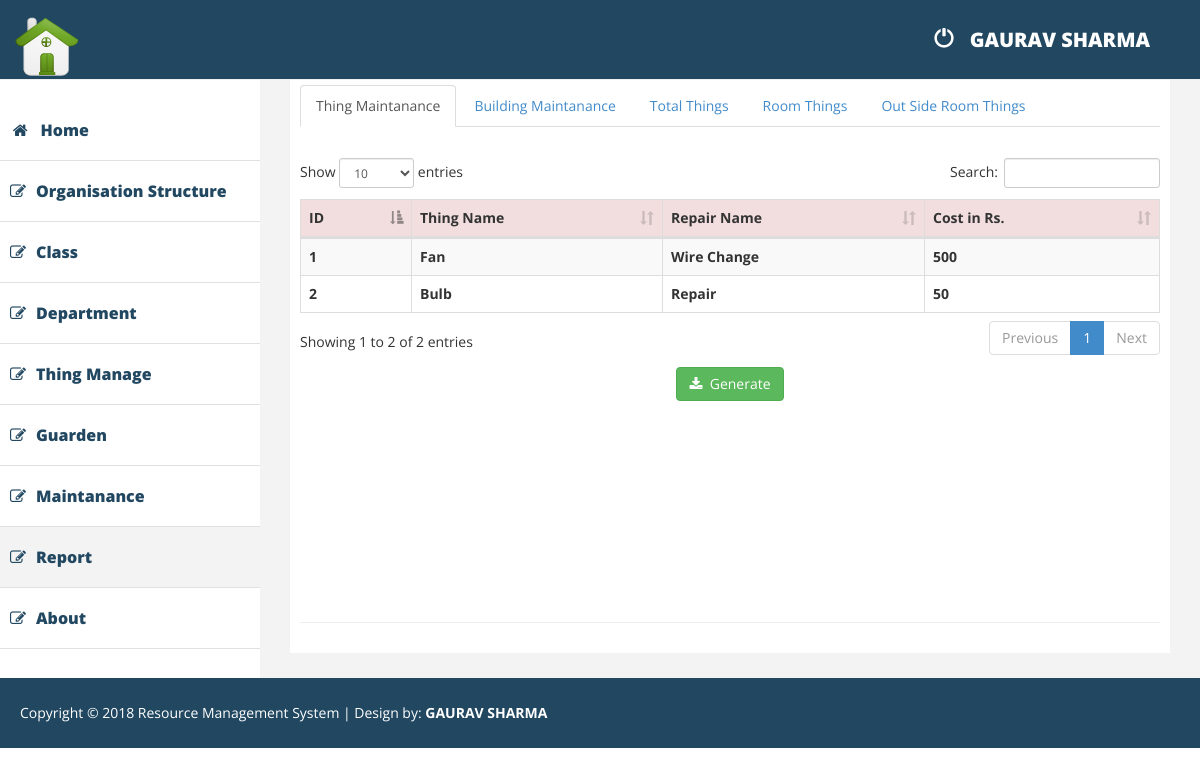
Screenshot of /1_Organisation/ThingMaintananceReport.php (signed in) with the database file from the repository.
### tables this page shows
CREATE TABLE `repair` (
  `name` varchar(45) NOT NULL,
  `cost` int(11) NOT NULL,
  `Things_idthings` tinyint(3) unsigned NOT NULL,
  `idrepair` tinyint(3) unsigned NOT NULL AUTO_INCREMENT,
  PRIMARY KEY (`idrepair`),
  KEY `fk_Repair_Things1_idx` (`Things_idthings`),
  CONSTRAINT `fk_Repair_Things1` FOREIGN KEY (`Things_idthings`) REFERENCES `things` (`idthings`) ON DELETE CASCADE ON UPDATE CASCADE
);

CREATE TABLE `things` (
  `idthings` tinyint(3) unsigned NOT NULL AUTO_INCREMENT,
  `name` varchar(45) NOT NULL,
  `r_status` tinyint(4) NOT NULL DEFAULT '1',
  `date` timestamp NOT NULL DEFAULT CURRENT_TIMESTAMP,
  PRIMARY KEY (`idthings`)
);

### config/ClassConnectDB.php (called while the page is built, shortened)
<?php
class ConnectDatabase
{
	var $DB_CONNECTION;
	public function __construct()
	{
		$this->DB_CONNECTION = new mysqli(DB_HOST, DB_HOST_USERNAME, DB_HOST_PASSWORD, DB_DATABASE);
		$this->DB_CONNECTION->set_charset('utf8');
	}
	public function query($sql)
	{
		return $this->DB_CONNECTION->query($sql);
	}
}
$DB_CONN = new ConnectDatabase();
?>

### 1_Organisation/classes/ThingMaintananceDataClass.php (called while the page is built, shortened)
<?php
require_once root . '1_Organisation/classes/ThingDataClass.php';
class ThingMaintananceData
{
	private function __construct($obj)
	{
		$this->ID	 = $obj->idrepair;
		$this->NAME	 = $obj->name;
		$this->COST = $obj->cost;
		$this->ThingData_object = ThingData::getThingData($obj->Things_idthings);
	}
	public static function getAllThingMaintananceData()
	{
		GLOBAL $DB_CONN;
		$sql = "SELECT * FROM repair";
		$result = $DB_CONN->query($sql);
		$data_array = array();
		while($obj = $result->fetch_object())
		{
			$data_array[] = new ThingMaintananceData($obj);
		}
		return $data_array;
	}
}
?>

### 1_Organisation/classes/ThingDataClass.php (called while the page is built, shortened)
<?php
require_once root . 'config/ClassConnectDB.php';
class ThingData
{
	private function __construct($obj)
	{
		$this->NAME	 = $obj->name;
	}
	public static function getThingData($idthings)
	{
		GLOBAL $DB_CONN;
		$sql = "SELECT * from things where idthings=$idthings";
		$result = $DB_CONN->query($sql);
		if($obj = $result->fetch_object())
		{
			return new ThingData($obj);
		}
		return null;
	}
}
?>

### 1_Organisation/ThingMaintananceReport.php (the view, shortened to what this page needs)
<?php
require_once 'top_nav.php';
require_once root . 'config/ClassConnectDB.php';
require_once root . '1_Organisation/classes/ThingMaintananceDataClass.php';
$ThingMaintananceData_object_array = ThingMaintananceData::getAllThingMaintananceData();
?>
	<div>
		<nav class="navbar-default navbar-side" role="navigation" >
			<div class="sidebar-collapse">
				<ul class="nav" id="main-menu">
					<li>
						<a href="home.php"><i class="fa fa-home fa-fw"></i>Home</a>
					</li>
					<li>
						<a href="Organisation_structure.php"><i class="fa fa-edit "></i>Organisation Structure </a>
					</li>
					<li>
						<a href="Class.php"><i class="fa fa-edit "></i>Class</a>
					</li>
					<li>
                		<a href="Department.php"><i class="fa fa-edit "></i>Department</a>
            		</li>
					<li>
						<a href="Thing.php"><i class="fa fa-edit "></i>Thing Manage </a>
					</li>
					<li>
						<a href="guarden.php"><i class="fa fa-edit "></i>Guarden </a>
					</li>
					<li>
						<a href="Maintanance.php"><i class="fa fa-edit "></i>Maintanance </a>
					</li>
					<li class="active-link">
						<a href="ThingMaintananceReport.php"><i class="fa fa-edit "></i>Report </a>
					</li>
					<li>
						<a href="About.php"><i class="fa fa-edit "></i>About </a>
					</li>
				</ul>
			</div>
		</nav>
	</div>
	<div id="page-wrapper" >
		<div id="page-inner">
			<div class="row">
				<div class="col-md-12">
					<ul class="nav nav-tabs">
						<li class="active"><a href ='ThingMaintananceReport.php'>Thing Maintanance</a>
						</li>
						<li><a href ='BuildingMaintananceReport.php'>Building Maintanance</a>
						</li>
						<li><a href ='TotalThingsReport.php'>Total Things</a>
						</li>
						<li><a href='RoomThingsReport.php'>Room Things</a>
						</li>
						<li><a href='ThingsOutsideRoom.php'>Out Side Room Things</a>
						</li>
					</ul>
					<div class="tab-content" id="tab-content">
						<div class="row">
                			<div class="col-md-12">
                				<?php
                					echo 	"<div class='card'>
                        						<div class='card-header'>
                            						<strong class='card-title'>&nbsp</strong>
                        						</div>
                        						<div class='card-body'>
                          							<table id='bootstrap-data-table' class='table table-striped table-bordered'>
	                          							<thead>
							                              <tr class='danger'>
							                                <th>ID</th>
							                                <th>Thing Name</th>
							                                <th>Repair Name</th>
							                                <th>Cost in Rs.</th>
							                              </tr>
							                            </thead>
							                            <tbody>";
	                          								foreach ($ThingMaintananceData_object_array as $ThingMaintananceData_object)
	                          								{
	                          									echo "<tr>
										                                <th>".$ThingMaintananceData_object->ID."</th>
										                                <th>".$ThingMaintananceData_object->ThingData_object->NAME."</th>
										                                <th>".$ThingMaintananceData_object->NAME."</th>
										                                <th>".$ThingMaintananceData_object->COST."</th>
										                              </tr>";
	                          								}
	                          		echo				"</tbody>
                          							</table>
                          						</div>
                          					</div>";
                				?>
                			</div>
                		</div>
                		<div class='row text-center'>
                			<form method='post' action='PDFReport/ThingMaintananceReportGenerate.php'>
	                			<button class='btn btn-success'><span class='fa fa-download'></span>&nbsp Generate</button>
	                		</form>
                		</div>
					</div>
				</div>
			</div>
			<hr />
		</div>
	</div>
</div>
<?php
	require_once 'footer.php';
?>

### assets/css/custom.css (style rules this page uses)
body { font-family: 'Open Sans', sans-serif; line-height:30px; height:100%; }
#page-wrapper { padding: 15px 15px; min-height: 100%; background:#F3F3F3; }
#page-inner { width:100%; margin:10px 20px 10px 0px; background-color:#fff!important; padding:10px; min-height:100%; }
.sidebar-collapse .nav { padding:0; padding-top:50px; }
.sidebar-collapse > .nav > li > a { padding:15px 10px; color: #214761; font-weight: 900; font-size: 16px; }
.sidebar-collapse > .nav > li { border-bottom:1px solid #e1e1e1; }
.navbar-side { border:none; background-color: #fff; }
.nav > li > a > i { margin-right:10px; }
.active-link { background-color:#f3f3f3; }
@media (min-width:768px) { #page-wrapper { margin: 0 0 0 260px; padding: 15px 30px; min-height: 100%; } }
@media (min-width:768px) { .navbar-side { z-index: 1; position: absolute; width: 260px; } }

### 1_Organisation/css/myCustomPage.css (style rules this page uses)
#tab-content { height : 475px; }

### rows the page displays
repair: idrepair "1", Things_idthings.name "Fan", name "Wire Change", cost "500"
repair: idrepair "2", Things_idthings.name "Bulb", name "Repair", cost "50"

### other values shown
$session->getValue('username') "GAURAV SHARMA"
